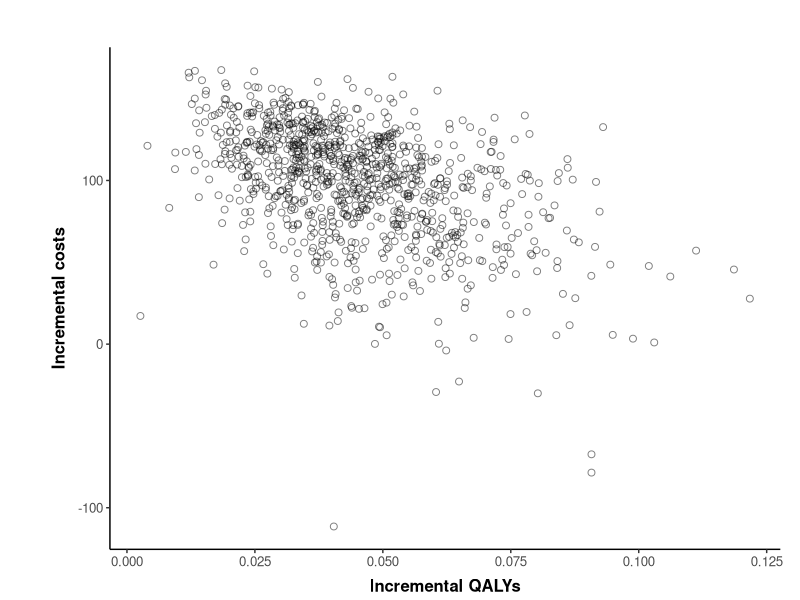
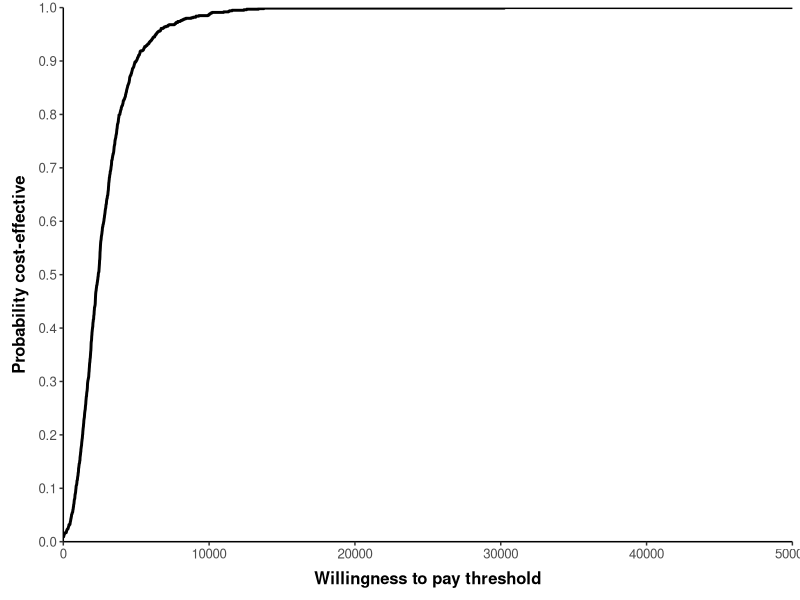
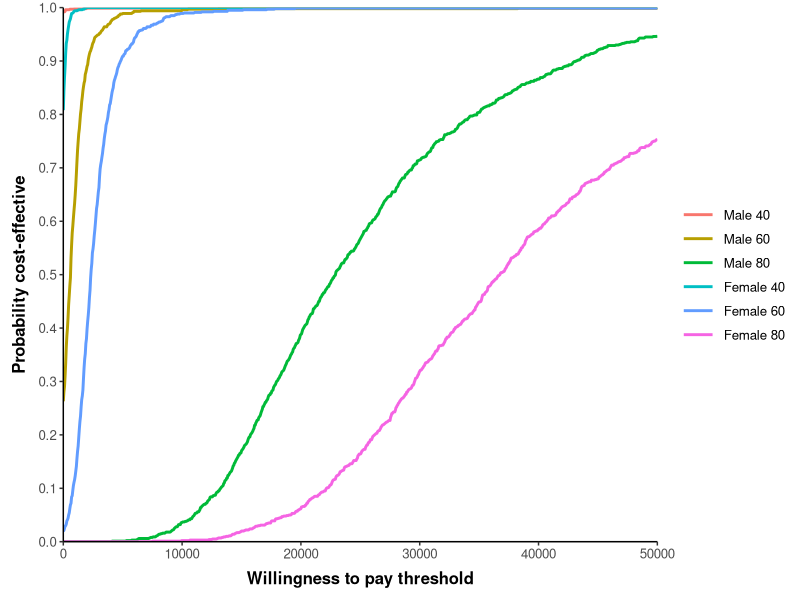

Write R code to recreate these figures, in order.
############ THR model #########################

##### (1) Set up Model ######
### PACKAGES USED
if(!require(ggplot2)) install.packages('ggplot2')
library(ggplot2)

if(!require(reshape2)) install.packages('reshape2')
library(reshape2)

# setting the seed for reproducible results in sampling
set.seed(1234)

#  Reading the data needed from csv files
life.tables <- read.csv("life-table.csv", header=TRUE) ## importing lifetable
colnames(life.tables) <- c("Age","Index","Male","Female") ## making sure column names are correct
hazard.function <- read.csv("hazardfunction.csv", header=TRUE) ## importing the hazard inputs from the regression analysis
cov <- read.csv("cov55.csv",row.names=1,header=TRUE) ## importing the covariance matrix


### Structural inputs
state.names <- c("PrimaryTHR","SuccessP","RevisionTHR","SuccessR","Death")
n.states <- length(state.names) # number of states in the model
seed <- c(1,0,0,0,0) #  Seed the starting states of the model
cycles <- 60 ## number of cycles running the model
cycle.v <- 1:cycles ## a vector of cycle numbers 1 - 60
cDR <- 0.06 ## set the discount rate for costs (6%)
oDR <- 0.015 ## set the discount rate for outcomes (15%)
discount.factor.c <- 1/(1+cDR)^cycle.v ## the discount factor matrix
discount.factor.o <- 1/(1+oDR)^cycle.v  ## discount factor matrix for utility 

##### (2) Define Deterministic Parameters ######

# Create a list to store parameters
params <- list()

# COSTS:
cSP0 <- 394 ## Cost of standard prosthesis
cNP1 <- 579 ## Cost of new prosthesis 1
cPrimary <- 0  ## Cost of a primary THR procedure - set to 0 for this model 
cSuccess <- 0 ## Cost of success - set to 0 for this model

#### (3) Define shape and scale values for probabilistic parameters ####
mn.cRevision <- 5294 ## mean cost of revision surgery
se.cRevision <- 1487 ## standard error of cost of revision surgery
a.cRevision <- (mn.cRevision/se.cRevision)^2 ## shape for cost of revision surgery 
b.cRevision <- (se.cRevision^2)/mn.cRevision ## scale value for cost of revision surgery

params$cRevision <- c(shape = a.cRevision, scale = b.cRevision)

###  Transition probabilities - alpha & beta values:
a.PTHR2dead <- 2 ## alpha value for operative mortality from primary surgery
b.PTHR2dead <- 100- a.PTHR2dead ## beta value for operative mortality from primary surgery

params$PTHR2dead <- c(a = a.PTHR2dead, b = b.PTHR2dead)

a.rrr <- 4   ## alpha value for re-revision risk
b.rrr <- 100-a.rrr  ## beta value for re-revision risk

params$rrr <- c(a = a.rrr, b = b.rrr)

##  UTILITIES:
# primary prosthesis
mn.uSuccessP <- 0.85 ## mean utility value for successful primary prosthesis
se.uSuccessP <- 0.03 ## standard errror utility value for successful primary prosthesis
ab.uSuccessP <- mn.uSuccessP*(1-mn.uSuccessP)/(se.uSuccessP^2)-1 ## estimating alpha plus beta (ab)
a.uSuccessP <- mn.uSuccessP*ab.uSuccessP ## estimating alpha (a)
b.uSuccessP <- a.uSuccessP*(1-mn.uSuccessP)/mn.uSuccessP ## estimating beta (b)

params$uSuccessP <- c(a = a.uSuccessP, b = b.uSuccessP, ab = ab.uSuccessP)

## revision surgery
mn.uSuccessR <- 0.75 ## mean utility value for having a successful Revision THR
se.uSuccessR <- 0.04 ## standard error utility value for having a successful Revision THR
ab.uSuccessR <- mn.uSuccessR*(1-mn.uSuccessR)/(se.uSuccessR^2)-1 ## alpha + beta (ab)
a.uSuccessR <- mn.uSuccessR*ab.uSuccessR ## alpha (a)
b.uSuccessR <- a.uSuccessR*(1-mn.uSuccessR)/mn.uSuccessR ## beta(b)

params$uSuccessR <- c(a = a.uSuccessR, b = b.uSuccessR, ab = ab.uSuccessR)

## during the revision period 
mn.uRevision <- 0.30 ## mean utility score during the revision period
se.uRevision <- 0.03 ## standard error utility score during the revision period
ab.uRevision <- mn.uRevision*(1-mn.uRevision)/(se.uRevision^2)-1 ## alpha + beta (ab)
a.uRevision  <- mn.uRevision*ab.uRevision ## alpha (a)
b.uRevision  <- a.uRevision*(1-mn.uRevision)/mn.uRevision ## beta(b)

params$uRevision <- c(a = a.uRevision, b = b.uRevision, ab = ab.uRevision)

### (4) Define Hazard function coefficient and covariance values ####

## Coefficients - on the log hazard scale
# vector of mean values from the regression analysis
params$coeff <- hazard.function$coefficient

# Covariance matrix 
params$cov <- cov

##### (5) Sampling #####

sim.runs <- 1000 

psa.sampling <- function(age = 60, 
                         male = 0, 
                         params,
                         sim.runs = 1000){
  #### FUNCTION: sample probablistic parameters according to age and sex
  #### INPUTS: age (numeric), male (0 for female, 1 for male), though 
  #### other variables which are defined above are called within the function
  ### e.g. cycles
  #### OUTPUTS: a list with data frames and vectors for probablistic parameters 
  
  #### Hazard function sampling
  cholm <- t(chol(t(params$cov)))             # lower triangle of the Cholesky decomposition
  
  n.draws <- 5
 
  temp.values <- matrix(      
          rnorm(n.draws*sim.runs, 0, 1),                   # normal distribution N(0,1)
          nrow = sim.runs, ncol = n.draws)                 # n_draws random samples, by sim.runs
  coeff.table <- matrix(0, nrow = sim.runs, ncol = n.draws)
  colnames(coeff.table) <- names(params$cov)
  
  
  for(i in 1:sim.runs){
    Tz <- cholm %*% temp.values[i,] 
    x <- params$coeff + Tz 
    coeff.table[i,] <- x[,1]
  }
  
  coeff.table <- as.data.frame(coeff.table)
  gamma.vec <- exp(coeff.table$lngamma)
  lambda.vec <- exp(coeff.table$cons + age * coeff.table$age 
                    + male*coeff.table$male)
  RR.vec <- exp(coeff.table$NP1)
  survival.df <- data.frame(gamma.vec,lambda.vec)            ## creating a data.frame with the parameters
  
  ###  Transition probabilities
  tp.PTHR2dead <- rbeta(sim.runs, params$PTHR2dead['a'], params$PTHR2dead['b']) ## OMR following primary THR
  tp.RTHR2dead <- rbeta(sim.runs, params$PTHR2dead['a'], params$PTHR2dead['b'])  ## OMR following revision THR
  
  ## creating a data.frame of sampled transition probabilites
  omr.df <- data.frame(tp.PTHR2dead, tp.RTHR2dead) 

  #tp.rrr.vec <-rbeta(sim.runs, a.rrr, b.rrr) ## Re-revision risk transitions vector (delete)
  tp.rrr.vec <-rbeta(sim.runs, params$rrr['a'], params$rrr['b']) ## Re-revision risk transitions vector

  
  ###  Costs
  c.revision.vec <- rgamma(sim.runs, 
                           shape = params$cRevision['shape'], 
                           scale = params$cRevision['scale']) ## Gamma distribution draw for cost of revision surgery

  ##  Utilities
  uSuccessP <- rbeta(sim.runs, params$uSuccessP['a'], params$uSuccessP['b']) 
  uSuccessR <- rbeta(sim.runs, params$uSuccessR['a'], params$uSuccessR['b']) 
  uRevision <- rbeta(sim.runs, params$uRevision['a'], params$uRevision['b']) 
  
  ## Make a data frame to pass into the function
  state.utilities.df <- data.frame(uprimary=rep(0, sim.runs), 
                                   uSuccessP, uRevision, uSuccessR,
                                   udeath=rep(0, sim.runs))
  
  #### Life-table sampling 
  
  # set life table values based on age and sex (not probabilistic but dependent on)
  # age and sex variables chosen
  current.age <- age + cycle.v ## a vector of cohort age throughout the model
  interval <- findInterval(current.age, life.tables$Index)
  
  death.risk <- data.frame(age = current.age, 
                           male = life.tables[interval, 'Male'], 
                           female = life.tables[interval, 'Female'])
  
  col.key <- ifelse(male, "male", "female")
  mortality.vec <- death.risk[,col.key]
  
  ## combine outputs
  return(list(RR.vec = RR.vec,
              omr.df = omr.df,
              tp.rrr.vec = tp.rrr.vec,
              survival.df = survival.df,
              c.revision.vec = c.revision.vec,
              state.utilities.df = state.utilities.df,
              mortality.vec = mortality.vec))
}

sample.output <- psa.sampling(params = params, 
                              sim.runs = sim.runs)


### Defining outputs from sampling
RR.vec <- sample.output$RR.vec
omr.df <- sample.output$omr.df
tp.rrr.vec <- sample.output$tp.rrr.vec
survival.df <- sample.output$survival.df
c.revision.vec <- sample.output$c.revision.vec 
state.utilities.df <- sample.output$state.utilities.df 
mortality.vec <- sample.output$mortality.vec
## take a look at the above vectors and data.frames to see the samples produced
## these are defined out of the list here for use in the value of information analysis later on

#### (6) The THR Model Function #####
model.THR <- function(RR.NP1, ## from RR.vec based on age/sex
                      omr,  ## from omr.df
                      tp.rrr, ## from tp.rrr.vec
                      survival, ## from survival.df based on age/sex
                      c.revision, ## from c.revision.vec
                      state.util,## from state.utilities.df
                      mortality.vec) { ## background mortality based on life tables for age/sex combination
  ### FUNCTION: Run the THR model on the deterministic and probablistic parameters
  ## INPUTS: 3 data.frame rows (1 row from omr.df, survival.df & state.utilities.df) 
  ##        and 3 vector values (1 value from vectors; c.revision.vector, tp.rrr.vector, RR.vec)though 
  #### other variables which are defined above are called within the function
  ### e.g. cycles & age/sex are set in the psa.sampling function
  ## OUTPUTS: a labelled numeric output providing costs and qalys for SP0 and NP1, given the set of input parameters
  
  ## First, we need to unpack values from the data.frames provided to the function 
  # COSTS:
  state.costs<-c(cPrimary, cSuccess, c.revision, cSuccess, 0) ## a vector with the costs for each state
  # UTILITIES:
  state.utilities <- unlist(state.util) ## unlist used to produce a vector from list formatting
  # TRANSITIONS
  tp.PTHR2dead <- unlist(omr[1,1])
  tp.RTHR2dead <- unlist(omr[1,2])
  gamma <- unlist(survival[1,1])
  lambda <- unlist(survival[1,2])
  
  ### Integrating revision and mortality risks  
  revision.risk.sp0 <- 1- exp(lambda * ((cycle.v-1) ^gamma-cycle.v ^gamma))
  revision.risk.np1 <- 1- exp(lambda * RR.NP1 * ((cycle.v-1) ^gamma-cycle.v ^gamma))
  # Transition arrays
  tm.SP0 <- array(data=0,dim=c(n.states, n.states, cycles),
                  dimnames= list(state.names, state.names, 1:cycles)) ## an empty array of dimenions (number of states, number of states, number of cycles)
  # Now using vectorisation to complete this 
  tm.SP0["PrimaryTHR","Death",] <- tp.PTHR2dead 
  tm.SP0["PrimaryTHR","SuccessP",] <- 1 - tp.PTHR2dead 
  tm.SP0["SuccessP","RevisionTHR",] <- revision.risk.sp0 
  tm.SP0["SuccessP","Death",] <- mortality.vec
  tm.SP0["SuccessP","SuccessP",] <- 1 - revision.risk.sp0 - mortality.vec
  tm.SP0["RevisionTHR","Death",] <- tp.RTHR2dead + mortality.vec
  tm.SP0["RevisionTHR","SuccessR",] <- 1 - tp.RTHR2dead - mortality.vec
  tm.SP0["SuccessR","RevisionTHR",] <- tp.rrr
  tm.SP0["SuccessR","Death",] <- mortality.vec
  tm.SP0["SuccessR","SuccessR",] <- 1 - tp.rrr - mortality.vec
  tm.SP0["Death","Death",] <- 1 
  #  Create a trace for the standard prosthesis arm
  trace.SP0 <- matrix(data=0, nrow=cycles, ncol=n.states)
  colnames(trace.SP0) <- state.names
  
  trace.SP0[1,] <- seed%*%tm.SP0[,,1]
  
  for (i in 2:cycles) trace.SP0[i,] <- trace.SP0[i-1,]%*%tm.SP0[,,i]
  
  ####  NP1 ARM 
  tm.NP1 <- array(data=0,dim=c(n.states, n.states, cycles),
                  dimnames= list(state.names, state.names, 1:cycles)) ## an empty array of dimenions (number of states, number of states, number of cycles)
  ## naming all dimensions
  ### create a loop that creates a time dependent transition matrix for each cycle
  tm.NP1["PrimaryTHR","Death",] <- tp.PTHR2dead ## Primary THR either enter the death state or.. or..
  tm.NP1["PrimaryTHR","SuccessP",] <- 1 - tp.PTHR2dead ## they go into the success THR state 
  tm.NP1["SuccessP","RevisionTHR",] <- revision.risk.np1 ## revision risk with NP1 treatment arm 
  tm.NP1["SuccessP","Death",] <- mortality.vec
  tm.NP1["SuccessP","SuccessP",] <- 1 - revision.risk.np1 - mortality.vec
  tm.NP1["RevisionTHR","Death",] <- tp.RTHR2dead + mortality.vec
  tm.NP1["RevisionTHR","SuccessR",] <- 1 - tp.RTHR2dead - mortality.vec
  tm.NP1["SuccessR","RevisionTHR",] <- tp.rrr
  tm.NP1["SuccessR","Death",] <- mortality.vec[i]
  tm.NP1["SuccessR","SuccessR",] <- 1 - tp.rrr - mortality.vec
  tm.NP1["Death","Death",] <- 1 
  
  #  Create a trace for the standard prosthesis arm
  trace.NP1 <- matrix(data=0,nrow=cycles,ncol=n.states)
  colnames(trace.NP1) <- state.names
  trace.NP1[1,] <- seed%*%tm.NP1[,,1]
  for (i in 2:cycles) trace.NP1[i,] <- trace.NP1[i-1,]%*%tm.NP1[,,i]
  
  #### Analysis
  # COST #
  cost.SP0 <- trace.SP0%*%state.costs  
  disc.cost.SP0 <- (discount.factor.c%*%cost.SP0) + cSP0   
  cost.NP1 <- trace.NP1%*%state.costs  
  disc.cost.NP1 <- (discount.factor.c%*%cost.NP1) + cNP1 
  
  # QALYS #
  QALYs.SP0 <- trace.SP0%*%state.utilities ## utility per cycle
  disc.QALYs.SP0 <- colSums(discount.factor.o%*%QALYs.SP0) ## total discounted utility
  QALYs.NP1 <- trace.NP1%*%state.utilities ## utility per cycle
  disc.QALYs.NP1 <- colSums(discount.factor.o%*%QALYs.NP1) ## total discounted utility
  
  output <- c(cost.SP0 = disc.cost.SP0,
              qalys.SP0 = disc.QALYs.SP0,
              cost.NP1 = disc.cost.NP1,
              qalys.NP1 = disc.QALYs.NP1,
              inc.cost = disc.cost.NP1 - disc.cost.SP0,
              inc.qalys = disc.QALYs.NP1 - disc.QALYs.SP0)
  
  return(output)
  
}

#### (7) Run the simulations ########

## creating an empty data.frame for simulation results to fill:
simulation.results <- data.frame("cost.SP0" = rep(as.numeric(NA), sim.runs), ## use the rep() function to create sim.runs rows of values
                                 "qalys.SP0"= rep(as.numeric(NA),sim.runs),
                                 "cost.NP1" = rep(as.numeric(NA),sim.runs),
                                 "qalys.NP1" = rep(as.numeric(NA), sim.runs),
                                 "inc.cost" = rep(as.numeric(NA),sim.runs),
                                 "inc.qalys"=  rep(as.numeric(NA),sim.runs))


## running the simulations and filling the simulation.results data.frame:
for(i in 1:sim.runs){
  simulation.results[i,] <-model.THR(RR.vec[i], omr.df[i,],  
                                     tp.rrr.vec[i], survival.df[i,],
                                     c.revision.vec[i], 
                                     state.utilities.df[i,], mortality.vec) 
  
}


### (8) Estimating average net monetary benefit ####

p.CE<-function(WTP, simulation.results) {# Estimate the probability of cost-effectiveness for a given willingness-to-pay ceiling ratio
  ## a function that estimates the probability of the new intervention
  # being cost-effective 
  # INPUTS: WTP = willingness to pay value (numeric)
  #         simulation.results = a data.frame output of PSA simulations which includes
  #         columns names "inc.qalys" and "inc.cost"   
  # OUTPUTS: A numeric value specifying the probability of cost-effectiveness given the inputs
  nmb <- simulation.results[,"inc.qalys"]*WTP - simulation.results[,"inc.cost"] ## vector of NMB estimates for each simulation length 1:sim.runs
  CE <- nmb>0   ## vector of TRUE/FALSE for each simulation length 1:sim.runs
  probCE<- mean(CE) ## the mean value of TRUE (=1) and FALSE (=0)
  return(probCE)
}

# Generate CEAC table
WTP.values <- seq(from = 0, to = 50000, by = 10) ## use the seq() function to get a vector of specified numeric values
CEAC <- data.frame(WTP = WTP.values, 
                   pCE = rep(as.numeric(NA),length(WTP.values)))

for (i in 1:length(WTP.values)) {
  CEAC[i,"pCE"]<- p.CE(CEAC[i,"WTP"], simulation.results)
}

##### (9) Subgroup Analyses ######

# Run model for each subgroup, inputting the age and sex into the function, and record results within the array
sample.sub <- list()
sample.sub[[1]]<- psa.sampling(age = 40, male = 1, params = params)
sample.sub[[2]]<- psa.sampling(age = 60, male = 1, params = params)
sample.sub[[3]]<- psa.sampling(age = 80, male = 1, params = params)
sample.sub[[4]]<- psa.sampling(age = 40, male = 0, params = params)
sample.sub[[5]]<- psa.sampling(age = 60, male = 0, params = params)
sample.sub[[6]]<- psa.sampling(age = 80, male = 0, params = params)

# CREATE ARRAY TO STORE THE RESULTS OF THE MODEL IN EACH SUBGROUP
subgroups.names <- c("Male 40", "Male 60", "Male 80", "Female 40", "Female 60", "Female 80")
subgroups.n <- length(subgroups.names)
simulation.subgroups <- array(data = 0, dim = c(sim.runs, length(colnames(simulation.results)), subgroups.n),
                              dimnames = list(1:sim.runs, colnames(simulation.results),subgroups.names))

for(i in 1:sim.runs){ 
  for(j in 1:6){ ## column = each subgroup
    simulation.subgroups[i,,j] <- model.THR(sample.sub[[j]]$RR.vec[i], sample.sub[[j]]$omr.df[i,],  sample.sub[[j]]$tp.rrr.vec[i], 
                                            sample.sub[[j]]$survival.df[i,],sample.sub[[j]]$c.revision.vec[i], 
                                            sample.sub[[j]]$state.utilities.df[i,], mortality.vec = sample.sub[[j]]$mortality.vec)
  }
}

# Create a CEAC table with lambda value sequence
WTP.values <- seq(from = 0, to = 50000, by = 50)
CEAC.subgroups <- matrix(data= as.numeric(NA), nrow=length(WTP.values), ncol=subgroups.n + 1)
CEAC.subgroups <- as.data.frame(CEAC.subgroups)
colnames(CEAC.subgroups) <- c("WTP", subgroups.names)
# Estimate probability cost-effective for all subgroups
for (i in 1:length(WTP.values)) {
  CEAC.subgroups[i,1]<-WTP.values[i]
  CEAC.subgroups[i,2]<-p.CE(WTP.values[i], simulation.subgroups[,,1])
  CEAC.subgroups[i,3]<-p.CE(WTP.values[i], simulation.subgroups[,,2])
  CEAC.subgroups[i,4]<-p.CE(WTP.values[i], simulation.subgroups[,,3])
  CEAC.subgroups[i,5]<-p.CE(WTP.values[i], simulation.subgroups[,,4])
  CEAC.subgroups[i,6]<-p.CE(WTP.values[i], simulation.subgroups[,,5])
  CEAC.subgroups[i,7]<-p.CE(WTP.values[i], simulation.subgroups[,,6])
}


######*** Graphical Outputs ****#####################

#### (a) COST-EFFECTIVENESS PLANE #####
## Plotting:
xlabel = "Incremental QALYs"
ylabel = "Incremental costs"
ggplot(simulation.results) + 
  geom_point(shape = 21, size = 2, colour = "black", fill = NA, alpha = 0.5, aes(x=inc.qalys, y=inc.cost)) + 
  labs(x = xlabel, text = element_text(size=10)) + labs (y = ylabel, text = element_text(size=10)) + theme_classic() +
  theme(legend.title = element_blank(), axis.title=element_text(face="bold"), 
        axis.title.x = element_text(margin = margin(t = 7, r = 0, b = 3, l = 0)), 
        axis.title.y = element_text(margin = margin(t = 0, r = 7, b = 0, l = 3)), 
        panel.grid.major = element_blank(), panel.grid.minor = element_blank(), 
        legend.key.width=unit(1.8,"line"), text = element_text(size=12),
        plot.margin=unit(c(1.2,0.5,0,1.2),"cm"))

### (b) COST-EFFECTIVENESS ACCEPTABILITY CURVES ####

## plotting:
xlabel = "Willingness to pay threshold"
ylabel = "Probability cost-effective"
ggplot(CEAC) + geom_line(aes(x=WTP, y=pCE), size=1) + 
  labs(x = xlabel, text = element_text(size=10)) + labs(y = ylabel, text = element_text(size=10)) + theme_classic() +
  theme(legend.title = element_blank(), axis.title=element_text(face="bold"), 
        axis.title.x = element_text(margin = margin(t = 7, r = 0, b = 3, l = 0)), 
        axis.title.y = element_text(margin = margin(t = 0, r = 7, b = 0, l = 3)), 
        panel.grid.major = element_blank(), panel.grid.minor = element_blank(), 
        legend.key.width=unit(1.8,"line"), text = element_text(size=12)) + 
  scale_x_continuous(expand = c(0, 0.1)) + 
  scale_y_continuous(limits = c(0,1), breaks=seq(0,1,0.1), expand = c(0, 0))


## To plot the CEAC for subgroups We need to reshape the data from wide to long to use in ggplot 
CEAC.subgroups.long <- melt(CEAC.subgroups, id.vars = c("WTP"))
colnames(CEAC.subgroups.long) <- c("WTP", "group", "pCE")
## plotting:
xlabel = "Willingness to pay threshold"
ylabel = "Probability cost-effective"
ggplot(CEAC.subgroups.long) + geom_line(aes(x=WTP, y=pCE, color=group), size=1) + 
  labs(x = xlabel, text = element_text(size=10)) + labs(y = ylabel, text = element_text(size=10)) + theme_classic() +
  theme(legend.title = element_blank(), axis.title=element_text(face="bold"), 
        axis.title.x = element_text(margin = margin(t = 7, r = 0, b = 3, l = 0)), 
        axis.title.y = element_text(margin = margin(t = 0, r = 7, b = 0, l = 3)), 
        panel.grid.major = element_blank(), panel.grid.minor = element_blank(), 
        legend.key.width=unit(1.8,"line"), text = element_text(size=12)) + 
  scale_x_continuous(expand = c(0, 0.1)) + 
  scale_y_continuous(limits = c(0,1), breaks=seq(0,1,0.1), expand = c(0, 0))
